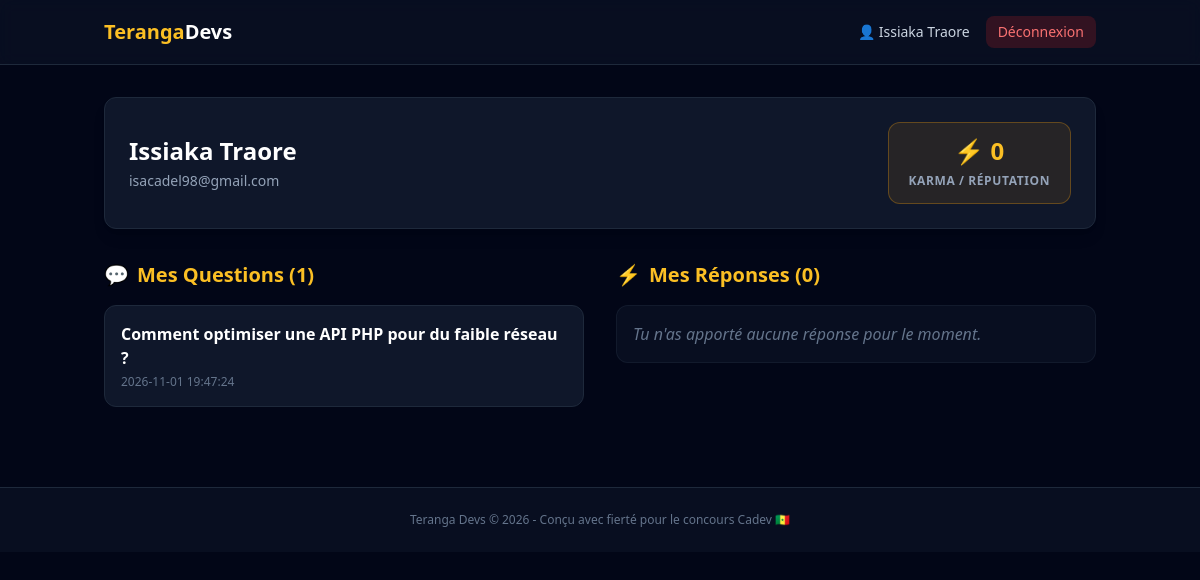
Before: /profile.php (signed in) with the older database file.
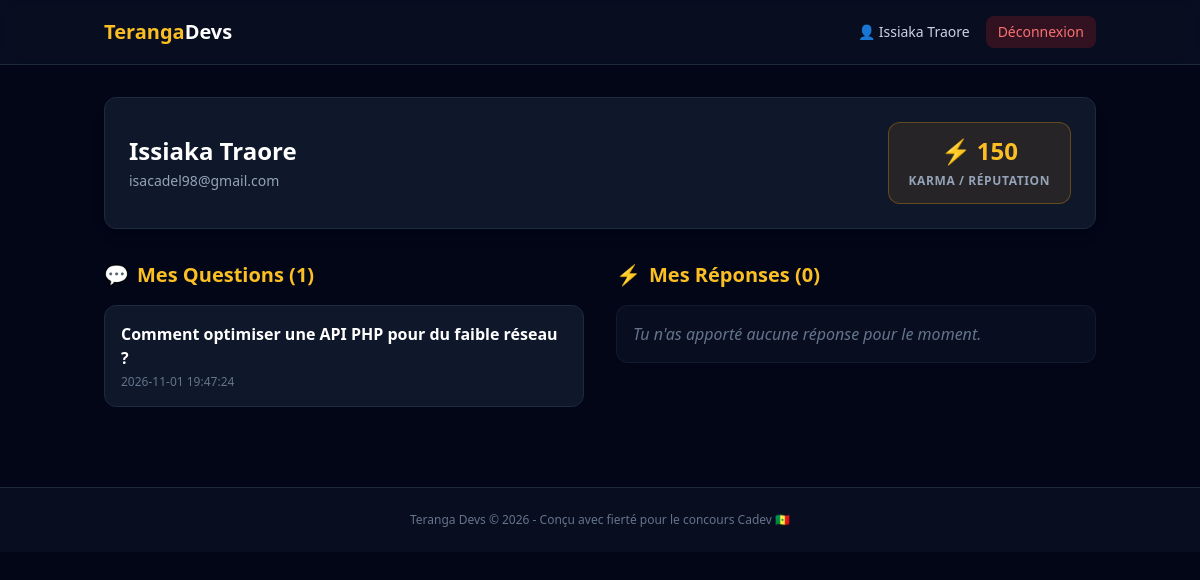
After: the same page with the newer database file.
### tables this page shows
CREATE TABLE IF NOT EXISTS users (
    id INT AUTO_INCREMENT PRIMARY KEY,
    nom VARCHAR(100) NOT NULL,
    prenom VARCHAR(100) NOT NULL,
    email VARCHAR(150) NOT NULL UNIQUE,
    mot_de_passe VARCHAR(255) NOT NULL,
    reputation INT DEFAULT 0,
    karma INT DEFAULT 0,
    date_creation DATETIME DEFAULT CURRENT_TIMESTAMP
);

### profile.php (the view, shortened to what this page needs)
<?php
require_once 'config/db.php';
$user_id = $_SESSION['user_id'];
$stmt_u = $pdo->prepare("SELECT nom, prenom, email, karma FROM users WHERE id = ?");
$stmt_u->execute([$user_id]);
$user_info = $stmt_u->fetch();
$nom = $user_info['nom'] ?? '';
$prenom = $user_info['prenom'] ?? '';
$email = $user_info['email'] ?? '';
$karma = $user_info['karma'] ?? 0;
$stmt_q = $pdo->prepare("SELECT * FROM questions WHERE user_id = ? ORDER BY date_creation DESC");
$stmt_q->execute([$user_id]);
$questions = $stmt_q->fetchAll();
$stmt_r = $pdo->prepare("SELECT r.*, q.titre as question_titre FROM responses r JOIN questions q ON r.question_id = q.id WHERE r.user_id = ? ORDER BY r.date_creation DESC");
$stmt_r->execute([$user_id]);
$responses = $stmt_r->fetchAll();
?>
<!DOCTYPE html>
<html lang="fr">
<head>
    <script src="https://cdn.tailwindcss.com"></script>
    <link rel="stylesheet" href="assets/CSS/style.css">
</head>
<body class="bg-slate-950 text-slate-100 min-h-screen">
    <nav class="border-b border-slate-800 bg-slate-900/50 backdrop-blur sticky top-0 z-50">
        <div class="max-w-5xl mx-auto px-4 h-16 flex items-center justify-between">
            <a href="index.php" class="font-bold text-xl text-amber-400">Teranga<span class="text-white">Devs</span></a>
            <div class="flex items-center space-x-4">
                <span class="text-slate-300 text-sm">👤 <?= htmlspecialchars($prenom . ' ' . $nom) ?></span>
                <a href="logout.php" class="text-sm bg-red-600/20 text-red-400 hover:bg-red-600/30 px-3 py-1.5 rounded-lg transition">Déconnexion</a>
            </div>
        </div>
    </nav>
    <main class="max-w-5xl mx-auto px-4 py-8 space-y-8">
        <div class="bg-slate-900 border border-slate-800 rounded-xl p-6 shadow-lg flex flex-col md:flex-row justify-between items-start md:items-center gap-4">
            <div>
                <h1 class="text-2xl font-bold text-white mb-1"><?= htmlspecialchars($prenom . ' ' . $nom) ?></h1>
                <p class="text-slate-400 text-sm"><?= htmlspecialchars($email) ?></p>
            </div>
            <div class="bg-amber-500/10 border border-amber-500/30 px-5 py-3 rounded-xl text-center">
                <span class="block text-2xl font-bold text-amber-400">⚡ <?= $karma ?></span>
                <span class="text-xs text-slate-400 uppercase tracking-wider font-semibold">Karma / Réputation</span>
            </div>
        </div>
        <div class="grid grid-cols-1 md:grid-cols-2 gap-8">
            <div>
                <h2 class="text-xl font-semibold mb-4 text-amber-400 flex items-center gap-2">
                    <span>💬</span> Mes Questions (<?= count($questions) ?>)
                </h2>
                <div class="space-y-4">
                    <?php if (empty($questions)): ?>
                        <p class="text-slate-500 italic bg-slate-900/50 p-4 rounded-xl border border-slate-800/50">Tu n'as posé aucune question pour le moment.</p>
                    <?php else: ?>
                        <?php foreach ($questions as $q): ?>
                            <div class="bg-slate-900 border border-slate-800 p-4 rounded-xl hover:border-slate-700 transition space-y-1">
                                <a href="question.php?id=<?= $q['id'] ?>" class="font-semibold text-white hover:text-amber-400 block"><?= htmlspecialchars($q['titre']) ?></a>
                                <span class="text-xs text-slate-500 block"><?= $q['date_creation'] ?></span>
                            </div>
                        <?php endforeach; ?>
                    <?php endif; ?>
                </div>
            </div>
            <div>
                <h2 class="text-xl font-semibold mb-4 text-amber-400 flex items-center gap-2">
                    <span>⚡</span> Mes Réponses (<?= count($responses) ?>)
                </h2>
                <div class="space-y-4">
                    <?php if (empty($responses)): ?>
                        <p class="text-slate-500 italic bg-slate-900/50 p-4 rounded-xl border border-slate-800/50">Tu n'as apporté aucune réponse pour le moment.</p>
                    <?php endif; ?>
                </div>
            </div>
        </div>
    </main>
<?php
require_once 'includes/footer.php';
?>

Changed rows visible on the page:
changed users "Issiaka Traore": karma "0" → "150"
